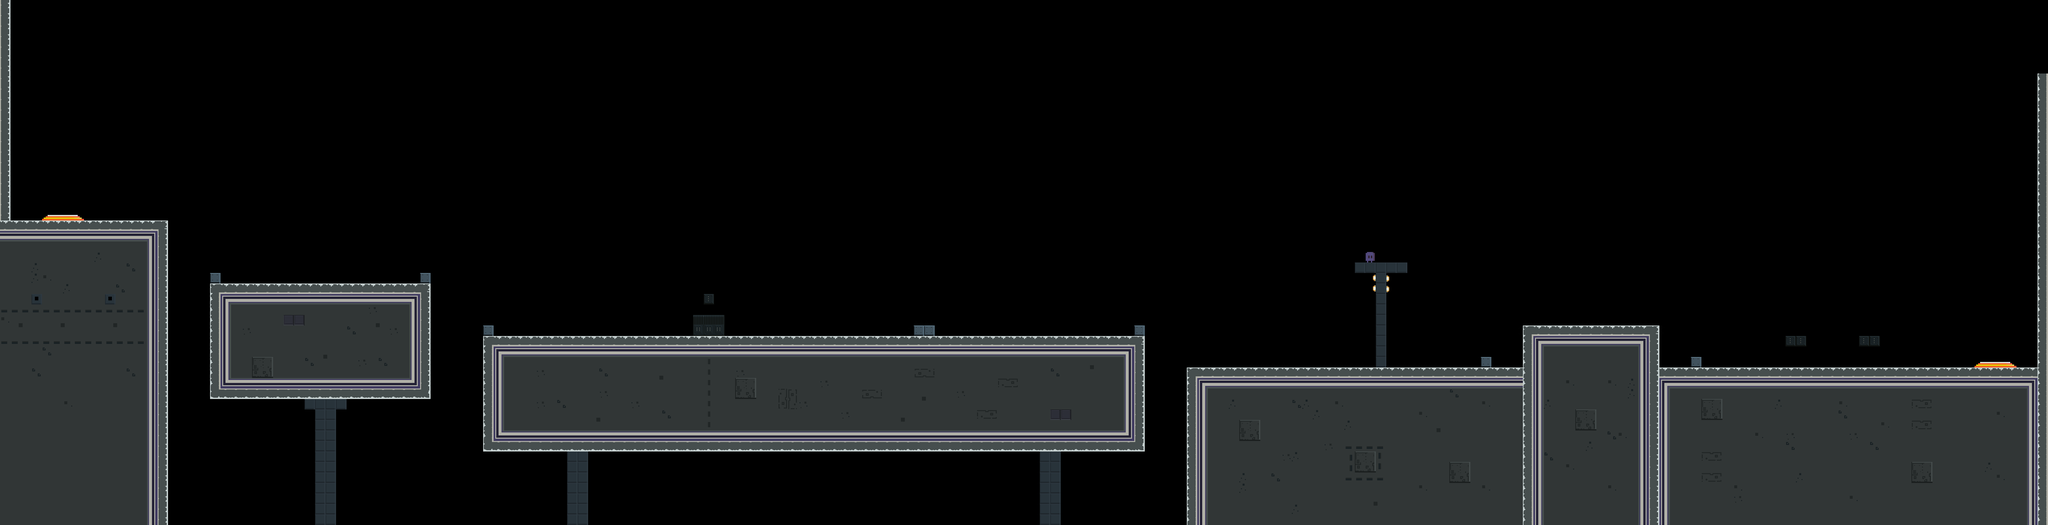

This is a level from a 2D game, rendered from its Tiled map with the project's own tilesets. A one-line summary and the map file follow, with tile-layer data summarised:
An orthogonal 195x50 tile map with 32x32 px tiles, 4 tile layers (Platform, Spikes, Portal, Overlay) and 69 objects.

<map version="1.0" orientation="orthogonal" renderorder="right-up" width="195" height="50" tilewidth="32" tileheight="32" nextobjectid="222">
 <tileset firstgid="1" name="tileset" tilewidth="32" tileheight="32" spacing="2" margin="1" tilecount="256">
  <image source="../tileset.png" width="544" height="544" />
 </tileset>
 <layer name="Platform" width="195" height="50">
  <data>[9750 cells, 2760 non-empty, 44 distinct tile ids]</data>
 </layer>
 <layer name="Spikes" width="195" height="50">
  <data>[9750 cells, 27 non-empty, 1 distinct tile ids]</data>
 </layer>
 <layer name="Portal" width="195" height="50">
  <data>[9750 cells, 8 non-empty, 3 distinct tile ids]</data>
 </layer>
 <layer name="Overlay" width="195" height="50">
  <data>[9750 cells, 52 non-empty, 8 distinct tile ids]</data>
 </layer>
 <objectgroup name="PlatformOb">
  <object id="152" x="0" y="672" width="512" height="928" />
  <object id="153" x="640" y="864" width="672" height="352" />
  <object id="154" x="640" y="832" width="32" height="32" />
  <object id="155" x="1280" y="832" width="32" height="32" />
  <object id="156" x="0" y="0" width="32" height="672" />
  <object id="157" x="1472" y="1024" width="2016" height="352" />
  <object id="158" x="1472" y="992" width="32" height="32" />
  <object id="160" x="2112" y="960" width="96" height="64" />
  <object id="161" x="2144" y="896" width="32" height="32" />
  <object id="162" x="2784" y="992" width="64" height="32" />
  <object id="163" x="3456" y="992" width="32" height="32" />
  <object id="164" x="3616" y="1120" width="2624" height="480" />
  <object id="165" x="6208" y="224" width="32" height="896" />
  <object id="166" x="4512" y="1088" width="32" height="32" />
  <object id="167" x="5152" y="1088" width="32" height="32" />
  <object id="168" x="5440" y="1024" width="64" height="32" />
  <object id="169" x="5664" y="1024" width="64" height="32" />
  <object id="170" x="4640" y="992" width="416" height="32" />
 </objectgroup>
 <objectgroup name="SpikesOb">
  <object id="171" x="2786.18" y="976.727" width="59.4545" height="13.8182" />
  <object id="172" x="2849.64" y="994.364" width="12.1818" height="27.6364" />
  <object id="173" x="2769.82" y="994.545" width="12.9091" height="28.3636" />
  <object id="174" x="3811.33" y="1106.67" width="121.667" height="12.3333" />
  <object id="175" x="4036" y="1106.67" width="121.333" height="12.3333" />
  <object id="176" x="4260.33" y="1105.33" width="120.667" height="14" />
  <object id="177" x="4803" y="977" width="90" height="13.6667" />
  <object id="178" x="4962.55" y="978.182" width="91.4545" height="12.7273" />
  <object id="179" x="5057.82" y="994.909" width="10.7273" height="25.6364" />
  <object id="180" x="4642.73" y="978.727" width="90.9091" height="11.2727" />
  <object id="181" x="4627.27" y="994.909" width="10.9091" height="25.2727" />
 </objectgroup>
 <objectgroup name="EnemyOb">
  <object id="183" x="1088" y="768" width="32" height="32" />
  <object id="184" x="1216" y="768" width="32" height="32" />
  <object id="185" x="1856" y="928" width="32" height="32" />
  <object id="186" x="2400" y="928" width="32" height="32" />
  <object id="187" x="2528" y="928" width="32" height="32" />
  <object id="188" x="3008" y="928" width="32" height="32" />
  <object id="189" x="3296" y="928" width="32" height="32" />
  <object id="192" x="5536" y="960" width="32" height="32" />
  <object id="193" x="5792" y="960" width="32" height="32" />
  <object id="194" x="5952" y="960" width="32" height="32" />
 </objectgroup>
 <objectgroup name="PortalOb">
  <object id="39" x="6032.76" y="1098.67" width="94.6667" height="18">
   <properties>
    <property name="place" value="exit" />
    <property name="type" value="sensor" />
   </properties>
  </object>
  <object id="97" x="6016.13" y="1120.19">
   <properties>
    <property name="place" value="exit" />
    <property name="type" value="body" />
   </properties>
   <polygon points="0,0 16,-16.25 113.25,-16 128,0.25" />
  </object>
  <object id="110" x="145.385" y="649.25" width="93.3334" height="18">
   <properties>
    <property name="place" value="entry" />
    <property name="type" value="sensor" />
   </properties>
  </object>
  <object id="112" x="127.625" y="671.833">
   <properties>
    <property name="place" value="entry" />
    <property name="type" value="body" />
   </properties>
   <polygon points="0,0 16,-16.25 113.25,-16 128,0.25" />
  </object>
 </objectgroup>
 <objectgroup name="PowerUpOb">
  <object id="63" x="2147" y="803.666" width="30" height="60">
   <properties>
    <property name="level" value="1" />
   </properties>
  </object>
 </objectgroup>
 <objectgroup name="LightOb">
  <object id="65" x="6036.76" y="1095.95" width="86.49" height="11.5452">
   <properties>
    <property name="color" value="4" />
   </properties>
  </object>
  <object id="113" x="153.091" y="645.273" width="77.2423" height="16">
   <properties>
    <property name="color" value="4" />
   </properties>
  </object>
  <object id="220" x="4160" y="832" width="32" height="65.3333">
   <properties>
    <property name="color" value="4" />
   </properties>
  </object>
  <object id="221" x="4224" y="832" width="32" height="63.3333">
   <properties>
    <property name="color" value="4" />
   </properties>
  </object>
 </objectgroup>
 <objectgroup name="CoinOb">
  <object id="136" x="640" y="736" width="30" height="28" />
  <object id="137" x="1280" y="736" width="32" height="28" />
  <object id="143" x="2112" y="896" width="31.25" height="30.5" />
  <object id="144" x="2176" y="896" width="31.625" height="31.375" />
  <object id="145" x="2784" y="896" width="30.75" height="29.75" />
  <object id="146" x="2816" y="896" width="31.5" height="31.25" />
  <object id="147" x="3456" y="896" width="31.75" height="30.75" />
  <object id="195" x="4576" y="1056" width="32" height="32" />
  <object id="196" x="4608" y="1056" width="32" height="32" />
  <object id="197" x="5056" y="1056" width="32" height="32" />
  <object id="198" x="5088" y="1056" width="32" height="32" />
  <object id="200" x="5440" y="960" width="32" height="32" />
  <object id="201" x="5472" y="960" width="32" height="32" />
  <object id="202" x="5664" y="960" width="32" height="32" />
  <object id="203" x="5696" y="960" width="32" height="32" />
  <object id="205" x="3968" y="1024" width="32" height="32" />
  <object id="207" x="4192" y="1024" width="32" height="32" />
  <object id="213" x="4736" y="1056" width="32" height="32">
   <properties>
    <property name="type" value="3" />
   </properties>
  </object>
  <object id="217" x="4800" y="1056" width="32" height="32">
   <properties>
    <property name="type" value="3" />
   </properties>
  </object>
  <object id="218" x="4864" y="1056" width="32" height="32">
   <properties>
    <property name="type" value="3" />
   </properties>
  </object>
  <object id="219" x="4928" y="1056" width="32" height="32">
   <properties>
    <property name="type" value="3" />
   </properties>
  </object>
 </objectgroup>
</map>
